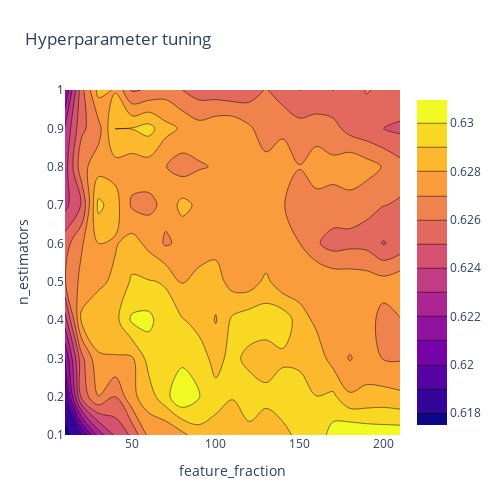

The notebook cell saved with this chart:
### Code cell
import plotly.graph_objects as go
layout = go.Layout(
            xaxis = go.layout.XAxis(
                title = go.layout.xaxis.Title(
                text = "feature_fraction")
            ), 
            yaxis = go.layout.YAxis(
                title = go.layout.yaxis.Title(
            text = "n_estimators")
            ))
fig = go.Figure(data = [go.Contour(z = z, x =x, y =y)], layout = layout)
fig.update_layout(title="Hyperparameter tuning", autosize=False, width=500, height=500, margin=dict(l=65, r=50, b=65, t=90))


fig.show()

### Figure 1 — Plotly figure (JSON) as saved in the notebook; plotly's stock layout.template omitted (floating-point values rounded to 4 significant figures; data arrays with more than 128 entries replaced by an {"elided": "..."} marker saying what was removed)
{"data": [{"type": "contour", "x": [10, 20, 30, 40, 50, 60, 70, 80, 90, 100, 110, 120, 130, 140, 150, 160, 170, 180, 190, 200, 210], "y": [0.1, 0.2, 0.3, 0.4, 0.5, 0.6, 0.7, 0.8, 0.9, 1], "z": {"elided": "10x21 float values"}}], "layout": {"autosize": false, "height": 500, "margin": {"b": 65, "l": 65, "r": 50, "t": 90}, "title": {"text": "Hyperparameter tuning"}, "width": 500, "xaxis": {"title": {"text": "feature_fraction"}}, "yaxis": {"title": {"text": "n_estimators"}}}}
